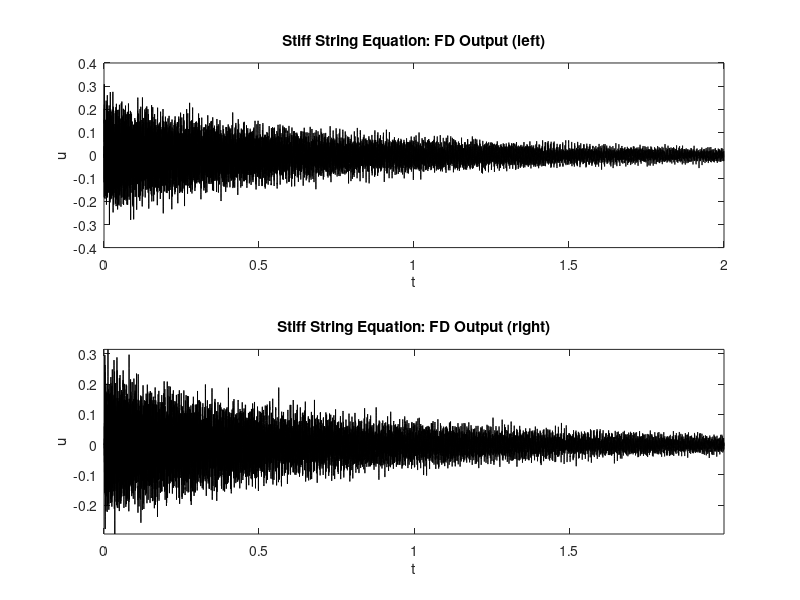

MATLAB code for this plot:
% matlab script ssfd.m
% finite difference scheme for the stiff string 
% clamped boundary conditions
% raised cosine initial conditions
% stereo output
% implicit scheme: matrix update form
% two-parameter frequency-dependent loss

%%%%%% begin global parameters

SR = 44100;                                % sample rate(Hz)
B = 0.001;                                 % inharmonicity parameter (>0)
f0 = 100;                                  % fundamental(Hz)
TF = 2;                                    % duration of simulation(s)
ctr = 0.1; wid = 0.05;                     % center location/width of excitation
u0 = 1; v0 = 0;                            % maximum initial displacement/velocity
rp = [0.3 0.7];                            % positions of readout(0-1)
loss = [100, 10; 1000, 8];                 % loss [freq.(Hz), T60(s), freq.(Hz), T60(s)]
theta = 1.0;                               % implicit scheme free parameter (>0.5)

%%%%%% end global parameters

% begin derived parameters

k = 1/SR;                                  % time step
NF = floor(SR*TF);                         % duration of simulation (samples)
gamma = 2*f0; K = sqrt(B)*(gamma/pi);      % set parameters

% stability conditions

h = sqrt((gamma^2*k^2+sqrt(gamma^4*k^4+16*K^2*k^2*(2*theta-1)))/(2*(2*theta-1)));
N = floor(1/h); h = 1/N; mu = K*k/h^2; lambda = gamma*k/h;          

% readout interpolation parameters

rp_int = 1+floor(N*rp);           % rounded grid index for readout
rp_frac = 1+rp/h-rp_int;          % fractional part of readout location

% set scheme loss parameters

zeta1 = (-gamma^2+sqrt(gamma^4+4*K^2*(2*pi*loss(1,1))^2))/(2*K^2);
zeta2 = (-gamma^2+sqrt(gamma^4+4*K^2*(2*pi*loss(2,1))^2))/(2*K^2);
sig0 = 6*log(10)*(-zeta2/loss(1,2)+zeta1/loss(2,2))/(zeta1-zeta2);
sig1 = 6*log(10)*(1/loss(1,2)-1/loss(2,2))/(zeta1-zeta2);

% create update matrices

M = sparse(toeplitz([theta (1-theta)/2 zeros(1,N-3)]));
A = M+sparse(toeplitz([sig1*k/(h^2)+sig0*k/2 -sig1*k/(2*h^2) zeros(1,N-3)]));
C = M+sparse(toeplitz([-sig1*k/(h^2)-sig0*k/2 sig1*k/(2*h^2) zeros(1,N-3)]));
B = 2*M+sparse(toeplitz([-2*lambda^2-6*mu^2 lambda^2+4*mu^2 -mu^2 zeros(1,N-4)]));

% create raised cosine

xax = [1:N-1]'*h;
ind = sign(max(-(xax-ctr-wid/2).*(xax-ctr+wid/2),0));
rc = 0.5*ind.*(1+cos(2*pi*(xax-ctr)/wid));

% set initial conditions

u2 = u0*rc; u1 = (u0+k*v0)*rc; u = zeros(N+1,1); out = zeros(NF,2);

%%%%%% start main loop

for n=3:NF
    u = A\(B*u1-C*u2);                   
    out(n,:) = (1-rp_frac).*u(rp_int)'+rp_frac.*u(rp_int+1)'; % readout
    u2 = u1; u1 = u;                                          % update 
end

%%%%%% end main loop

% plot output waveform

subplot(2,1,1); plot([0:NF-1]*k, out(:,1), 'k');
xlabel('t'); ylabel('u'); title('Stiff String Equation: FD Output (left)');
subplot(2,1,2); plot([0:NF-1]*k, out(:,2), 'k');
xlabel('t'); ylabel('u'); title('Stiff String Equation: FD Output (right)');
axis tight

% play sound

soundsc(out,SR);                    
    
